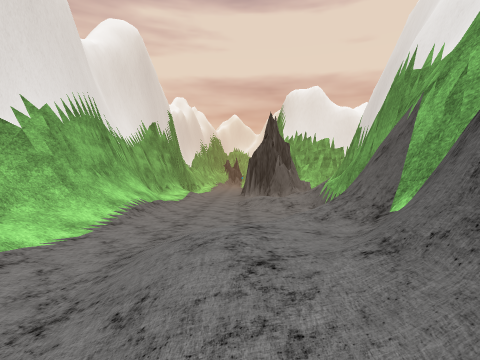
View 1 (above)

24 first-person views from a walk through a scene from a Unity 3-D project. The camera is 1.3 m above the floor, looks level and sees 80° across. The floor is counted in squares, 2 m on a side. Each view is taken from the middle of a square. On the plan, view 1 faces up. The plan holds only what a view shows up to about 9 squares ahead; the rest is blank. The place goes on beyond the plan. The player is left out. Some surface patterns are stand-ins.

View 2
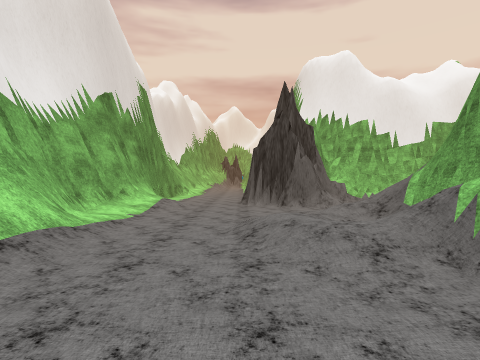

View 3
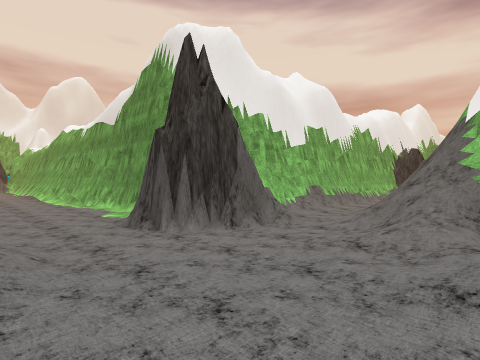

View 4
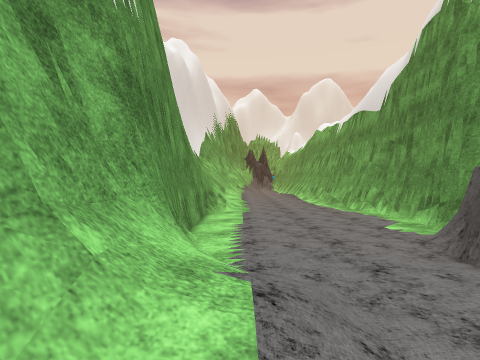

View 5
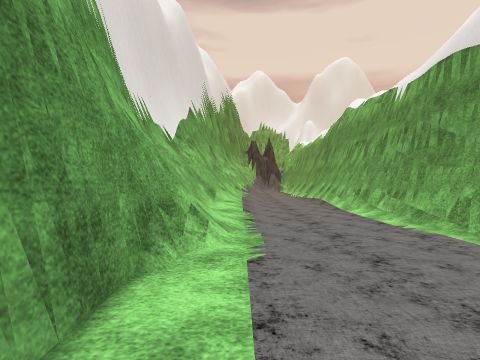

View 6
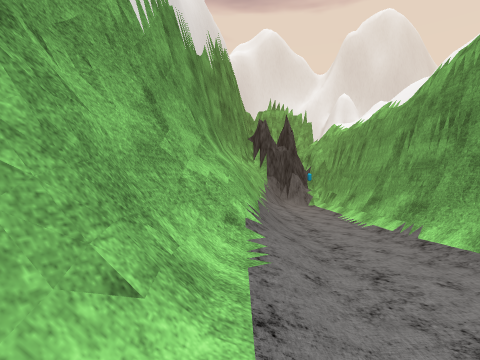

View 7
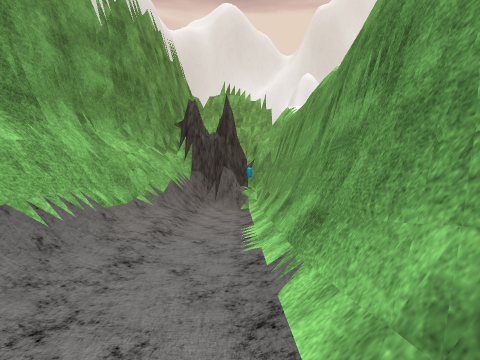

View 8
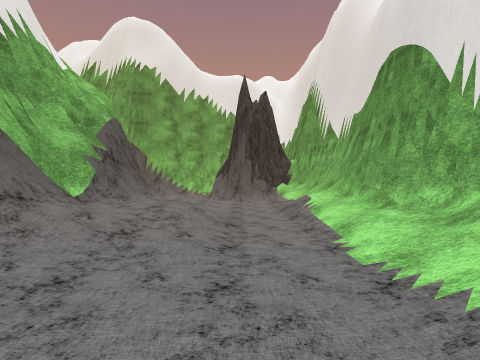

View 9
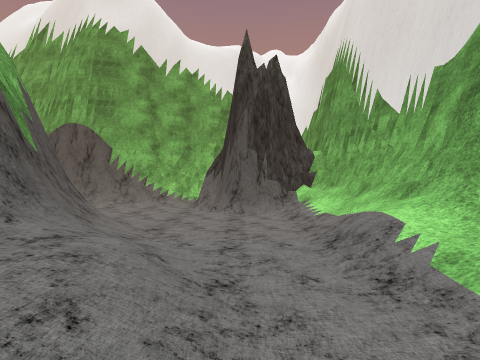

View 10
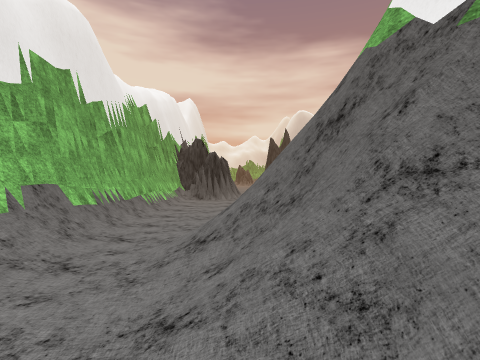

View 11
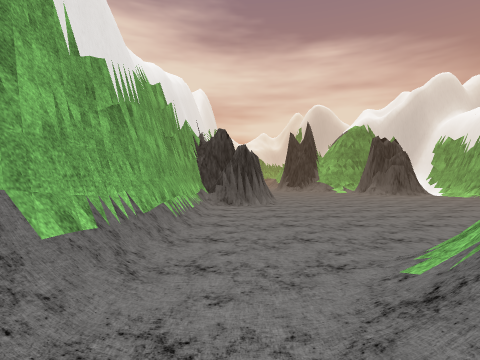

View 12
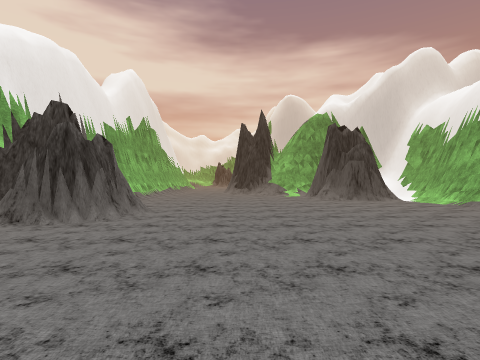

View 13
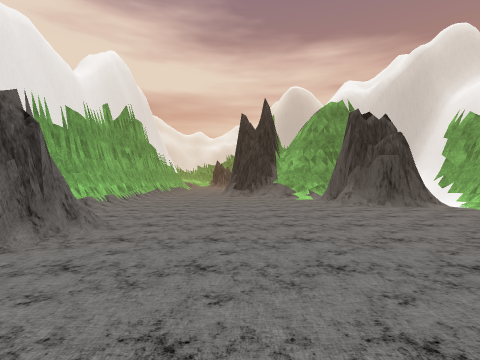

View 14
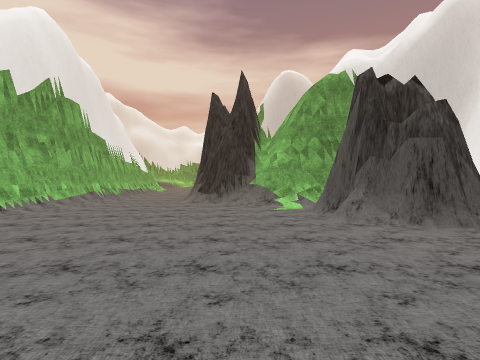

View 15
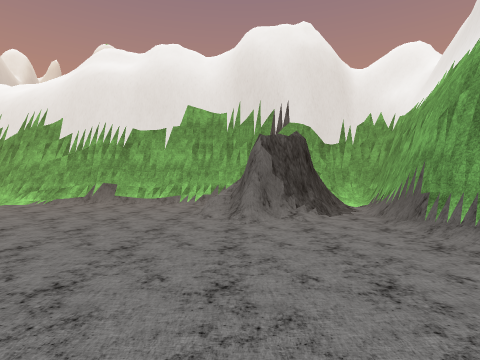

View 16
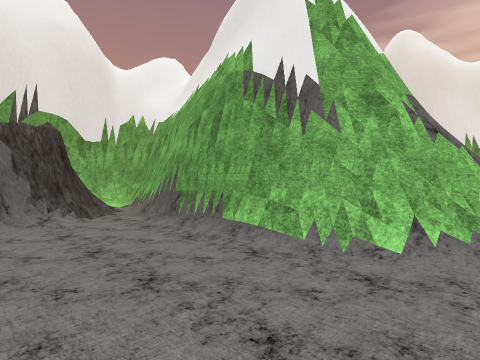

View 17
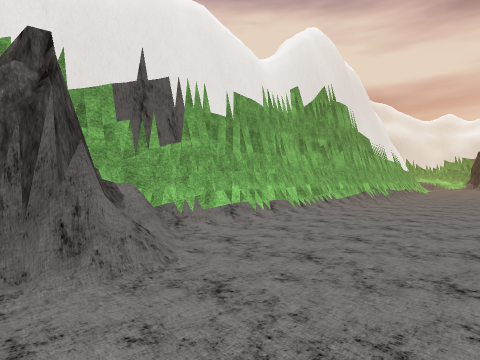

View 18
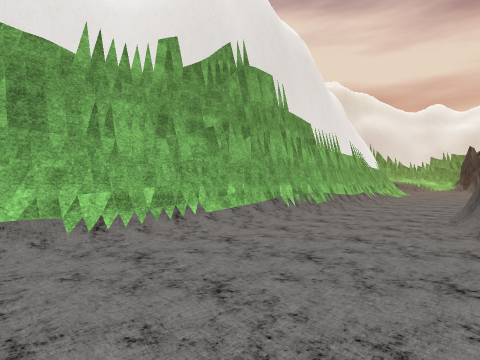

View 19
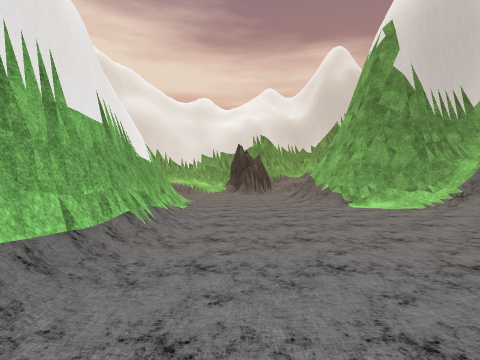

View 20
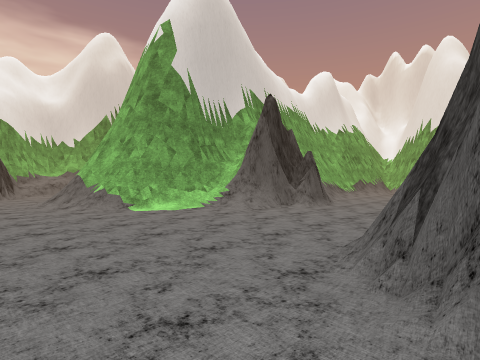

View 21
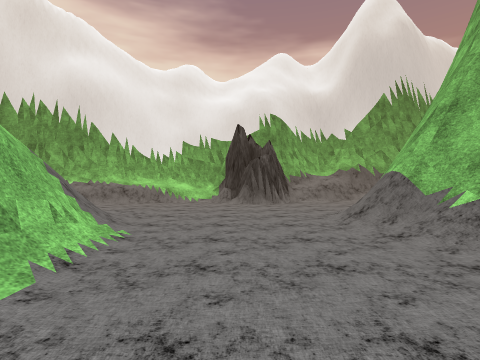

View 22
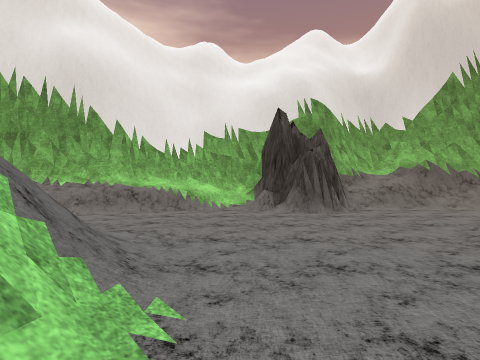

View 23
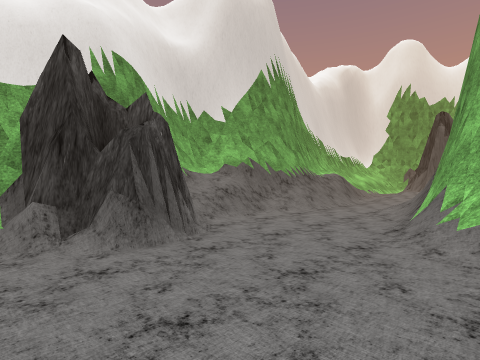

View 24
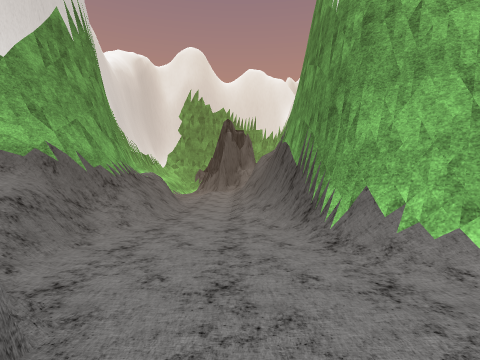

### Floor plan
Key: @ floor where view 1 was taken; # wall or solid block; . main floor; : floor 0.25 m higher than the main floor; + floor 0.5 m higher than the main floor; / step, stairs or slope; = window, fence, low wall or low ledge; ^ raised ledge.
Columns run from 4 left of view 1 to 36 right of it. Each row starts with its distance up from view 1.
 29   ####
 28   ##.#
 27   #/.#
 26   #/.#
 25   #/.#
 24  ##..#
 23  #^..#
 22  #/..#
 21  #/..#
 20  #:..#
 19  #:..#
 18  #...#
 17  #...#
 16  #...#                                ##
 15  #...#                               //#
 14  #...#                               ./##
 13  #...##                             ..//#
 12  #/..#############################/..../#
 11  #/...:.........##.....//##////......../#
 10  #.....//=/.....##....................###
  9  #....//###...........................###
  8  #/./:/## #..............##/...../##.../#
  7  #/..+/#  #.............###/..../####../#
  6  #/...##  #............/##  ....##  #../#
  5 ##/...#   #.##.......####   ...##   #../#
  4 #/.../#   ####......##      ..###   #/.##
  3 #/..//#     ##.......#      ..###   #/.=#
  2 #/..+/#      #########       ..     #/.=#
  1 ##/./##                      ..     #/:
  0 ##/.@#
 -1 #/...#
 -2 ##/...
 -3  ###...
 -4   ###../
 -5     #####

Positions as (right, up) in squares from view 1, and headings:
1: (0, 0), facing up
2: (0, 4), facing up
3: (-2, 8), facing up-right
4: (-2, 10), facing up
5: (-2, 14), facing up
6: (-2, 20), facing up
7: (0, 22), facing up
8: (-1, 6), facing down
9: (-1, 3), facing down
10: (2, 10), facing right
11: (4, 11), facing right
12: (7, 8), facing right
13: (9, 8), facing right
14: (12, 7), facing right
15: (9, 10), facing down
16: (9, 10), facing down-left
17: (12, 8), facing up-right
18: (16, 8), facing up-right
19: (21, 10), facing right
20: (22, 10), facing down-right
21: (26, 10), facing right
22: (28, 11), facing right
23: (31, 11), facing down-right
24: (33, 10), facing down
